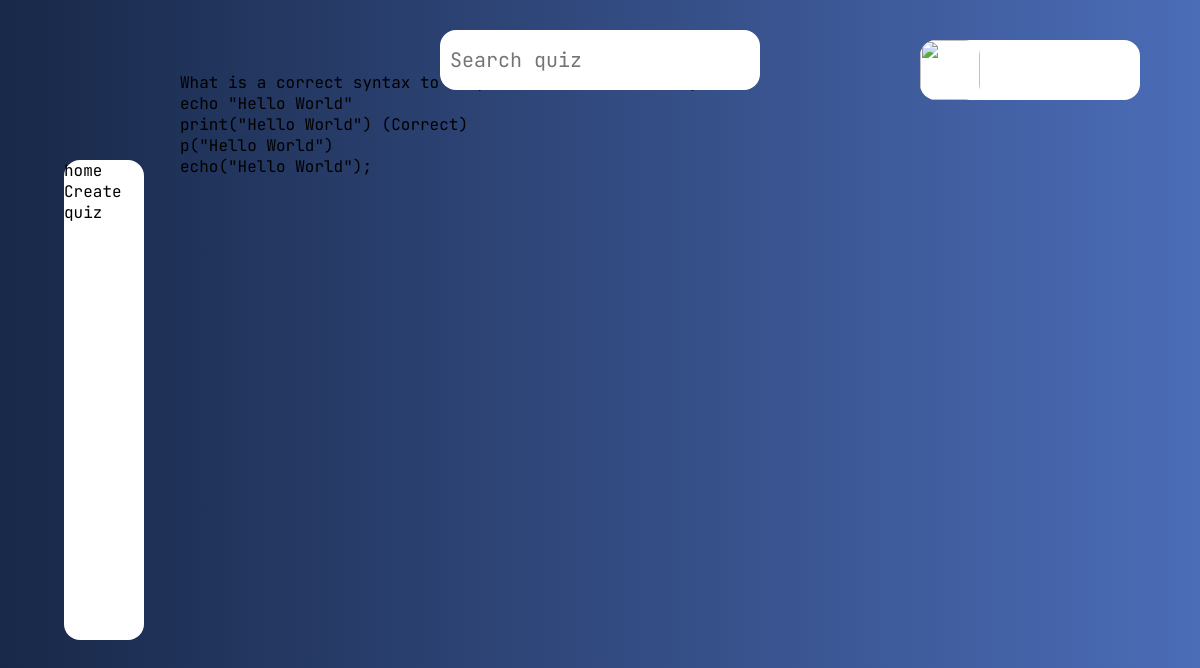
The app's page /quiz/1/ with its own data.
### quiz_app/models.py (models this page shows, shortened)
class Question(models.Model):
    quiz = models.ForeignKey(Quiz, on_delete=models.CASCADE)
    content = models.TextField()
    class Meta:
        verbose_name_plural = "Questions"
    def __str__(self):
        return self.content

class Answer(models.Model):
    question = models.ForeignKey(Question, on_delete=models.CASCADE)
    content = models.TextField(blank=True, null=True)
    content_image = models.ImageField(upload_to='answer_images/', blank=True, null=True)
    is_correct = models.BooleanField(default=False)
    class Meta:
        verbose_name_plural = "Answers"

### quiz_app/views.py (the view)
# urls.py: path('quiz/<int:pk>/', quiz_details, name='quiz_details'),
def quiz_details(request,  pk):
    quiz = Quiz.objects.get(pk=pk)
    context = {'quiz': quiz}
    return render(request, 'quiz_app/quiz/quiz_details.html', context)

### quiz_app/templates/quiz_app/quiz/quiz_details.html (shortened to what this page needs)
{% extends 'quiz_app/base.html' %}
{% block content %}
<ul>
{% for question in quiz.question_set.all %}
    <li>{{ question }}</li>
    <ul>
        {% for answer in question.answer_set.all %}
            <li>
                {{ answer.content }}
                {% if answer.is_correct %}(Correct){% endif %}
            </li>
        {% endfor %}
    </ul>
{% endfor %}
</ul>
{% endblock %}

### quiz_app/static/quiz_app/css/base.css (style rules this page uses)
body { font-family: "JetBrains Mono", monospace; font-optical-sizing: auto; font-weight: 400; font-style: normal; background: #4b6cb7; background: -webkit-linear-gradient(to right, #182848, #4b6cb7); background: linear-gradient(to right, #182848, #4b6cb7); }

### records on screen
Question: content "What is a correct syntax to…"
Answer: content "echo \"Hello World\""
Answer: content "print(\"Hello World\")", is_correct "(Correct)"
Answer: content "p(\"Hello World\")"
Answer: content "echo(\"Hello World\");"
